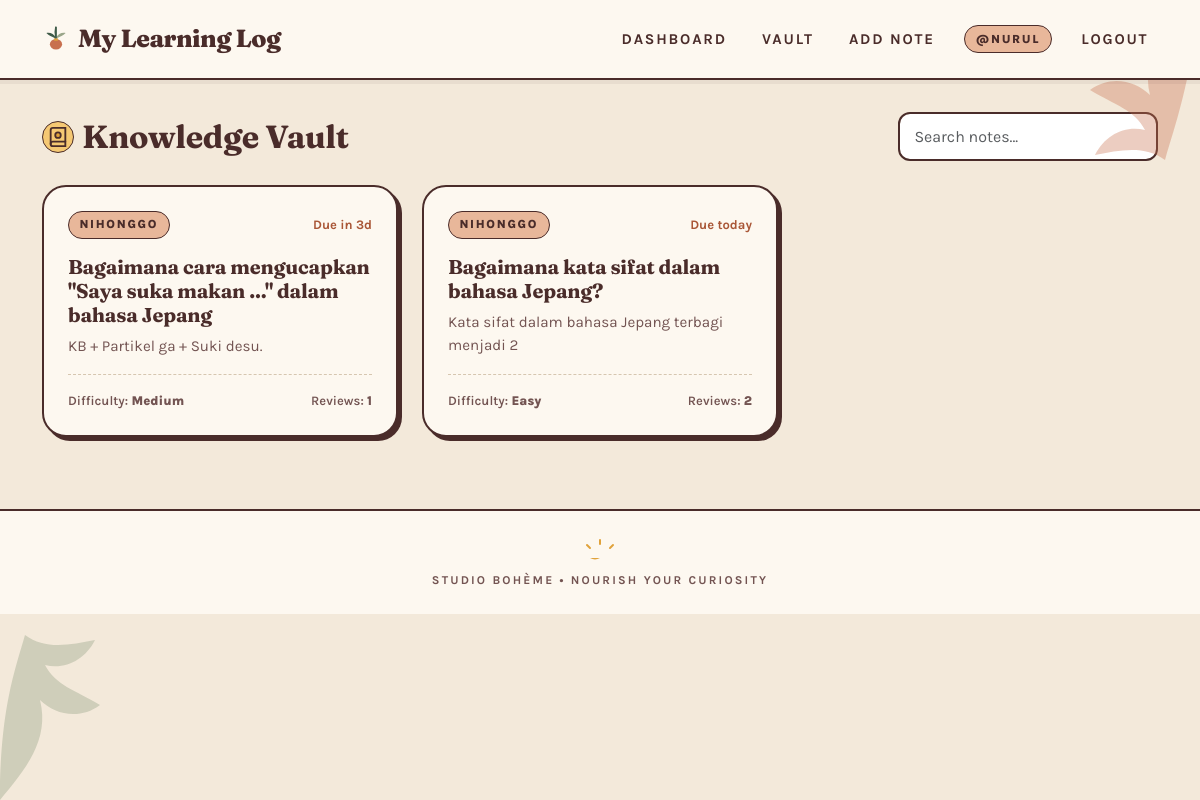
The page /vault (signed in) on the database its author committed.
### models.py (models this page shows)
class Entry(db.Model):
    id = db.Column(db.Integer, primary_key=True)
    title = db.Column(db.String(150), nullable=False)
    content = db.Column(db.Text, nullable=False) # Detail materi
    summary = db.Column(db.String(250), nullable=False) # Ringkasan / Kunci jawaban
    category_id = db.Column(db.Integer, db.ForeignKey('category.id'), nullable=False)
    user_id = db.Column(db.Integer, db.ForeignKey('user.id'), nullable=True)
    difficulty = db.Column(db.String(20), default='medium') # easy, medium, hard
    created_at = db.Column(db.DateTime, default=datetime.now)
    review_count = db.Column(db.Integer, default=0)
    next_review = db.Column(db.DateTime, default=datetime.now)

class Category(db.Model):
    id = db.Column(db.Integer, primary_key=True)
    name = db.Column(db.String(50), nullable=False, unique=True)
    entries = db.relationship('Entry', backref='category', lazy=True)

### app.py (the view)
@app.route('/vault')
def vault():
    user_id = get_current_user_id()
    entries = Entry.query.filter_by(user_id=user_id).order_by(Entry.created_at.desc()).all()
    categories = Category.query.all()
    return render_template('vault.html', entries=entries, categories=categories, now=datetime.now())

### app.py (called while the page is built)
@app.before_request
def rate_limit_check():
    if request.method == 'POST' or request.path.startswith('/api/'):
        client_ip = request.headers.get('X-Forwarded-For', request.remote_addr or '127.0.0.1').split(',')[0].strip()
        if is_rate_limited(client_ip, limit=80, window=60):
            if request.is_json or request.path.startswith('/api/'):
                return jsonify({'error': 'Rate limit exceeded. Please wait a moment.'}), 429
            abort(429, description="Too many requests. Please slow down.")

@app.before_request
def enforce_authentication():
    public_endpoints = {'login', 'register', 'static'}
    if request.endpoint in public_endpoints:
        return
    if User.query.count() == 0:
        if request.endpoint != 'register':
            return redirect(url_for('register'))
        return
    if not session.get('user_id'):
        if request.is_json or request.path.startswith('/api/'):
            return jsonify({'error': 'Authentication required. Please sign in.'}), 401
        return redirect(url_for('login', next=request.path))

@app.after_request
def set_security_headers(response):
    response.headers['X-Content-Type-Options'] = 'nosniff'
    response.headers['X-Frame-Options'] = 'DENY'
    response.headers['X-XSS-Protection'] = '1; mode=block'
    response.headers['Referrer-Policy'] = 'strict-origin-when-cross-origin'
    response.headers['Content-Security-Policy'] = (
        "default-src 'self'; "
        "style-src 'self' 'unsafe-inline' https://cdn.jsdelivr.net https://fonts.googleapis.com; "
        "font-src 'self' https://fonts.gstatic.com; "
        "script-src 'self' 'unsafe-inline' https://cdn.jsdelivr.net; "
        "img-src 'self' data:; "
        "connect-src 'self';"
    )
    return response

@app.template_filter('due_status')
def filter_due_status(target_dt):
    if not target_dt:
        return "Not scheduled"
    today = date.today()
    target_date = target_dt.date() if isinstance(target_dt, datetime) else target_dt
    diff_days = (target_date - today).days
    if diff_days < 0:
        return f"Overdue ({abs(diff_days)}d)"
    elif diff_days == 0:
        return "Due today"
    elif diff_days == 1:
        return "Due tomorrow"
    else:
        return f"Due in {diff_days}d"

def get_current_user_id():
    return session.get('user_id')

### templates/vault.html (shortened to what this page needs)
{% extends 'base.html' %}
{% block content %}
<div class="d-flex justify-content-between align-items-center mb-4 flex-wrap gap-3">
    <div class="d-flex align-items-center gap-2">
        <span class="boho-badge-icon" aria-hidden="true">
            <svg viewBox="0 0 24 24" width="22" height="22" fill="none" stroke="currentColor" stroke-width="2" stroke-linecap="round">
                <path d="M4 19.5A2.5 2.5 0 0 1 6.5 17H20"/>
                <path d="M6.5 2H20v20H6.5A2.5 2.5 0 0 1 4 19.5v-15A2.5 2.5 0 0 1 6.5 2z"/>
                <circle cx="12" cy="10" r="3" fill="var(--color-mustard)"/>
            </svg>
        </span>
        <h1 class="h2 boho-headline mb-0">Knowledge Vault</h1>
    </div>
    <div class="w-auto" style="min-width: 260px;">
        <input type="text" id="searchBox" class="form-control boho-input" placeholder="Search notes..." onkeyup="filterNotes()" aria-label="Search notes">
    </div>
</div>
<div class="row g-4" id="notesContainer">
    {% for entry in entries %}
    <div class="col-md-6 col-lg-4 note-item">
        <article class="boho-card h-100 d-flex flex-column p-4 position-relative">
            <div class="d-flex justify-content-between align-items-center mb-3">
                <span class="boho-pill-label">{{ entry.category.name }}</span>
                <span class="boho-due-badge">{{ entry.next_review|due_status }}</span>
            </div>
            <h2 class="h5 boho-subheading entry-title mb-2">{{ entry.title }}</h2>
            <p class="boho-summary flex-grow-1 mb-3">
                {{ entry.summary[:120] }}{% if entry.summary|length > 120 %}...{% endif %}
            </p>
            <div class="pt-3 border-top-boho d-flex justify-content-between align-items-center">
                <span class="boho-meta">Difficulty: <strong class="text-capitalize">{{ entry.difficulty }}</strong></span>
                <span class="boho-meta">Reviews: <strong>{{ entry.review_count }}</strong></span>
            </div>
        </article>
    </div>
    {% endfor %}
</div>
{% endblock %}

### templates/base.html (shortened to what this page needs)
<!DOCTYPE html>
<html lang="en">
<head>
    <link href="https://cdn.jsdelivr.net/npm/bootstrap@5.3.0/dist/css/bootstrap.min.css" rel="stylesheet">
    <link rel="stylesheet" href="{{ url_for('static', filename='css/style.css') }}">
</head>
<body class="boho-body">
    <div class="boho-grain-overlay" aria-hidden="true"></div>
    <div class="boho-page-leaf boho-leaf-top-right" aria-hidden="true">
    </div>
    <div class="boho-page-leaf boho-leaf-bottom-left" aria-hidden="true">
        <svg viewBox="0 0 140 180" width="140" height="180" fill="none">
            <path d="M0 180 C25 150 50 120 40 80 C55 95 80 100 100 85 C75 70 55 65 45 45 C65 50 85 40 95 20 C70 25 45 30 25 15 C15 50 0 90 0 180 Z" fill="var(--color-sage)" opacity="0.4"/>
        </svg>
    </div>
    <header class="boho-header">
        <nav class="navbar navbar-expand-lg boho-navbar">
            <div class="container d-flex justify-content-between align-items-center">
                <a class="navbar-brand d-flex align-items-center gap-2" href="/">
                    <span class="boho-brand-icon" aria-hidden="true">
                    </span>
                    <span class="brand-title">My Learning Log</span>
                </a>
                <div class="navbar-nav d-flex flex-row gap-2 gap-md-3 align-items-center flex-wrap">
                    {% if session.get('user_id') %}
                    <a class="nav-link boho-nav-link" href="{{ url_for('dashboard') }}">Dashboard</a>
                    <a class="nav-link boho-nav-link" href="{{ url_for('vault') }}">Vault</a>
                    <a class="nav-link boho-nav-link" href="{{ url_for('add_entry') }}">Add Note</a>
                    <span class="boho-pill-label d-none d-sm-inline-block ms-1">@{{ session.get('username') }}</span>
                    <a class="nav-link boho-nav-link ms-1" href="{{ url_for('logout') }}" title="Sign Out">Logout</a>
                    {% else %}
                    <a class="nav-link boho-nav-link" href="{{ url_for('login') }}">Sign In</a>
                    <a class="nav-link boho-nav-link fw-bold" href="{{ url_for('register') }}" style="color: var(--color-terracotta) !important;">Register</a>
                    {% endif %}
                </div>
            </div>
        </nav>
    </header>
    <main class="container py-4 my-2 position-relative">
        {% block content %}{% endblock %}
    </main>
    <footer class="boho-footer text-center py-4 mt-5">
        <div class="boho-footer-sun mb-2" aria-hidden="true">
        </div>
        <p class="boho-colophon mb-0">STUDIO BOH&Egrave;ME &bull; NOURISH YOUR CURIOSITY</p>
    </footer>
</body>
</html>

### static/css/style.css (style rules this page uses)
:root { --bg-oat: #f3e9da; --bg-card: #fdf8f0; --bg-card-alt: #f6ebd8; --bg-arch-light: #fbeee1; --color-terracotta: #c8704f; --color-terracotta-dark: #a95636; --color-terracotta-light: #df8f72; --color-sage: #9aa68a; --color-sage-light: #c2cdb7; --color-sage-soft: #e5ece0; --color-forest: #3f5b48; --color-forest-dark: #2a3e31; --color-mustard: #e0a23b; --color-mustard-light: #f5c873; --color-blush: #e8b79a; --color-blush-soft: #f4d9ca; --color-aubergine: #4a2c2a; --color-aubergine-dark: #321c1a; --color-aubergine-muted: #735452; --heat-0: #e7dac7; --heat-1: #e8b79a; --heat-2: #e0a23b; --heat-3: #c8704f; --heat-4: #3f5b48; --border-boho: #4a2c2a; --border-subtle: #d6c6b0; --font-display: 'Fraunces', Georgia, serif; --font-body: 'Karla', system-ui, sans-serif; }
body.boho-body { background-color: var(--bg-oat); color: var(--color-aubergine); font-family: var(--font-body); font-size: 1.0625rem; line-height: 1.6; margin: 0; padding: 0; min-height: 100vh; position: relative; -webkit-font-smoothing: antialiased; }
.boho-grain-overlay { position: fixed; top: 0; left: 0; width: 100%; height: 100%; filter: url(#boho-grain); opacity: 0.05; pointer-events: none; z-index: 100; }
.boho-page-leaf { position: fixed; z-index: 1; pointer-events: none; transition: transform 0.3s ease; }
.boho-leaf-top-right { top: 0; right: 0; }
.boho-leaf-bottom-left { bottom: 0; left: 0; }
h1, h2, h3, h4, h5, h6, .boho-headline { font-family: var(--font-display); color: var(--color-aubergine); font-weight: 700; line-height: 1.2; letter-spacing: -0.01em; }
.boho-subheading { font-family: var(--font-display); color: var(--color-aubergine); font-weight: 700; }
.boho-header { background-color: var(--bg-card); border-bottom: 2.5px solid var(--border-boho); box-shadow: 0 4px 0px rgba(74, 44, 42, 0.06); position: relative; z-index: 50; }
.boho-navbar { padding: 0.9rem 0; }
.boho-navbar .brand-title { font-family: var(--font-display); font-size: 1.55rem; font-weight: 800; color: var(--color-aubergine); letter-spacing: -0.02em; }
.boho-brand-icon { display: flex; align-items: center; justify-content: center; }
.boho-nav-link { font-family: var(--font-body); font-size: 0.9375rem; font-weight: 700; text-transform: uppercase; letter-spacing: 0.12em; color: var(--color-aubergine) !important; padding: 0.4rem 0.6rem !important; position: relative; transition: color 0.2s ease, transform 0.15s ease; }
.boho-card { background-color: var(--bg-card); border: 2.5px solid var(--border-boho); border-radius: 24px; box-shadow: 4px 4px 0px var(--border-boho); position: relative; z-index: 10; transition: transform 0.2s ease, box-shadow 0.2s ease; }
.boho-badge-icon { display: inline-flex; align-items: center; justify-content: center; width: 32px; height: 32px; background-color: var(--color-mustard-light); border: 1.5px solid var(--border-boho); border-radius: 50%; color: var(--color-aubergine); }
.boho-pill-label { font-family: var(--font-body); font-size: 0.75rem; font-weight: 800; text-transform: uppercase; letter-spacing: 0.14em; background-color: var(--color-blush); color: var(--color-aubergine); border: 1.5px solid var(--border-boho); border-radius: 999px; padding: 0.2rem 0.65rem; }
.boho-textarea, .boho-input { background-color: #ffffff; border: 2px solid var(--border-boho); border-radius: 12px; color: var(--color-aubergine); font-family: var(--font-body); font-size: 1rem; padding: 0.65rem 0.9rem; transition: border-color 0.2s ease, box-shadow 0.2s ease; }
.boho-due-badge { font-family: var(--font-body); font-size: 0.8125rem; font-weight: 700; color: var(--color-terracotta-dark); }
.boho-summary { font-size: 0.95rem; color: var(--color-aubergine-muted); line-height: 1.5; }
.border-top-boho { border-top: 1.5px dashed var(--border-subtle); }
.boho-meta { font-size: 0.8125rem; font-weight: 600; color: var(--color-aubergine-muted); }
.boho-footer { border-top: 2px solid var(--border-boho); background-color: var(--bg-card); }
.boho-colophon { font-family: var(--font-body); font-size: 0.75rem; font-weight: 700; text-transform: uppercase; letter-spacing: 0.18em; color: var(--color-aubergine-muted); }

### rows shown on the page
Entry: category.name "NIHONGGO", next_review|due_status "Due in 3d", title "Bagaimana cara mengucapkan \"Saya suka makan ...\" dalam bahasa Jepang", summary "KB + Partikel ga + Suki desu.", difficulty "Medium", review_count "1"
Entry: category.name "NIHONGGO", next_review|due_status "Due today", title "Bagaimana kata sifat dalam bahasa Jepang?", summary "Kata sifat dalam bahasa Jepang terbagi menjadi 2", difficulty "Easy", review_count "2"

### other values the page prints
{{ session.get('username') }} "NURUL"
